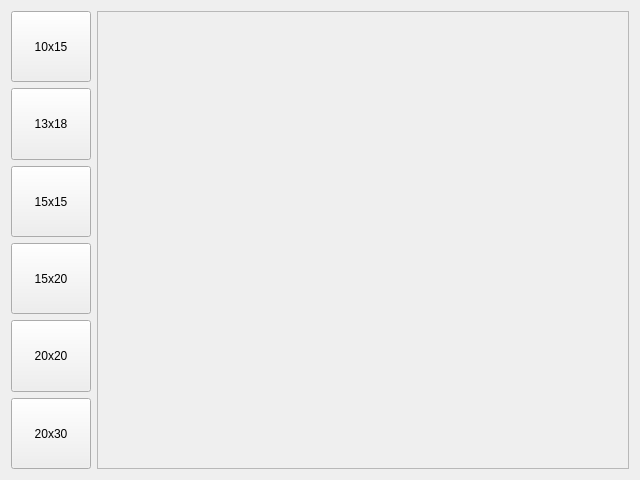
<?xml version="1.0" encoding="UTF-8"?>
<ui version="4.0">
 <class>Form</class>
 <widget class="QWidget" name="Form">
  <property name="geometry">
   <rect>
    <x>0</x>
    <y>0</y>
    <width>640</width>
    <height>480</height>
   </rect>
  </property>
  <property name="sizePolicy">
   <sizepolicy hsizetype="Preferred" vsizetype="Preferred">
    <horstretch>0</horstretch>
    <verstretch>0</verstretch>
   </sizepolicy>
  </property>
  <property name="windowTitle">
   <string>Form</string>
  </property>
  <layout class="QHBoxLayout" name="horizontalLayout" stretch="0,0">
   <item>
    <layout class="QVBoxLayout" name="verticalLayout">
     <item>
      <widget class="QPushButton" name="pushButton">
       <property name="sizePolicy">
        <sizepolicy hsizetype="Minimum" vsizetype="Expanding">
         <horstretch>0</horstretch>
         <verstretch>0</verstretch>
        </sizepolicy>
       </property>
       <property name="text">
        <string>10x15</string>
       </property>
      </widget>
     </item>
     <item>
      <widget class="QPushButton" name="pushButton_2">
       <property name="sizePolicy">
        <sizepolicy hsizetype="Minimum" vsizetype="Expanding">
         <horstretch>0</horstretch>
         <verstretch>0</verstretch>
        </sizepolicy>
       </property>
       <property name="text">
        <string>13x18</string>
       </property>
      </widget>
     </item>
     <item>
      <widget class="QPushButton" name="pushButton_3">
       <property name="sizePolicy">
        <sizepolicy hsizetype="Minimum" vsizetype="Expanding">
         <horstretch>0</horstretch>
         <verstretch>0</verstretch>
        </sizepolicy>
       </property>
       <property name="text">
        <string>15x15</string>
       </property>
      </widget>
     </item>
     <item>
      <widget class="QPushButton" name="pushButton_4">
       <property name="sizePolicy">
        <sizepolicy hsizetype="Minimum" vsizetype="Expanding">
         <horstretch>0</horstretch>
         <verstretch>0</verstretch>
        </sizepolicy>
       </property>
       <property name="text">
        <string>15x20</string>
       </property>
      </widget>
     </item>
     <item>
      <widget class="QPushButton" name="pushButton_5">
       <property name="sizePolicy">
        <sizepolicy hsizetype="Minimum" vsizetype="Expanding">
         <horstretch>0</horstretch>
         <verstretch>0</verstretch>
        </sizepolicy>
       </property>
       <property name="text">
        <string>20x20</string>
       </property>
      </widget>
     </item>
     <item>
      <widget class="QPushButton" name="pushButton_6">
       <property name="sizePolicy">
        <sizepolicy hsizetype="Minimum" vsizetype="Expanding">
         <horstretch>0</horstretch>
         <verstretch>0</verstretch>
        </sizepolicy>
       </property>
       <property name="text">
        <string>20x30</string>
       </property>
      </widget>
     </item>
    </layout>
   </item>
   <item>
    <widget class="QFrame" name="frame">
     <property name="sizePolicy">
      <sizepolicy hsizetype="Expanding" vsizetype="Expanding">
       <horstretch>0</horstretch>
       <verstretch>0</verstretch>
      </sizepolicy>
     </property>
     <property name="frameShape">
      <enum>QFrame::StyledPanel</enum>
     </property>
     <property name="frameShadow">
      <enum>QFrame::Raised</enum>
     </property>
    </widget>
   </item>
  </layout>
 </widget>
 <resources/>
 <connections/>
</ui>
